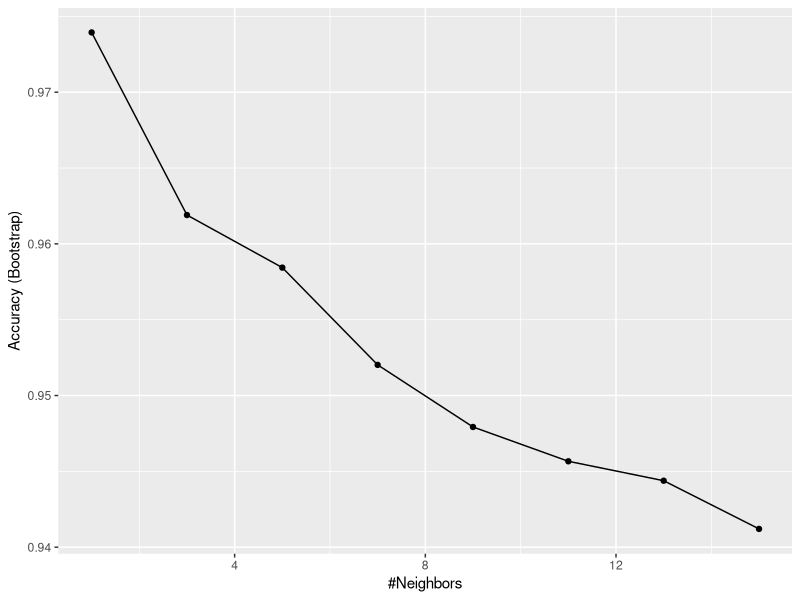
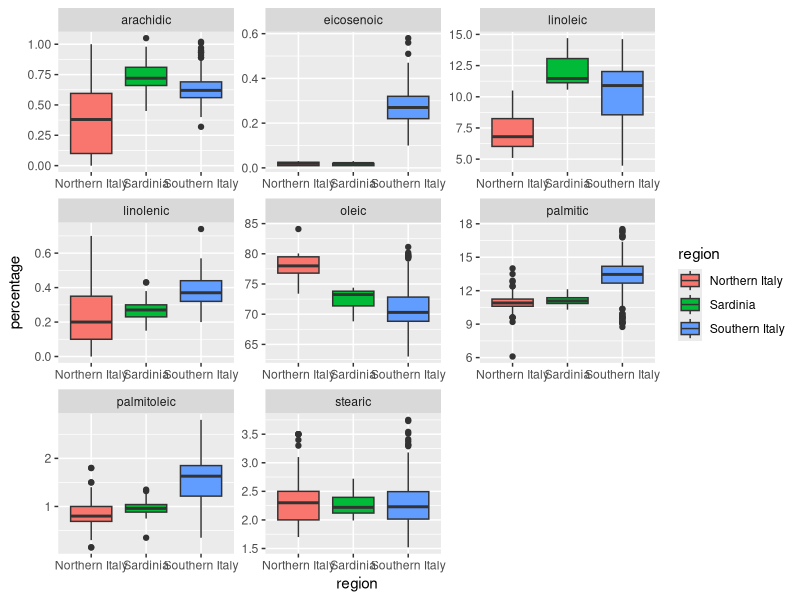
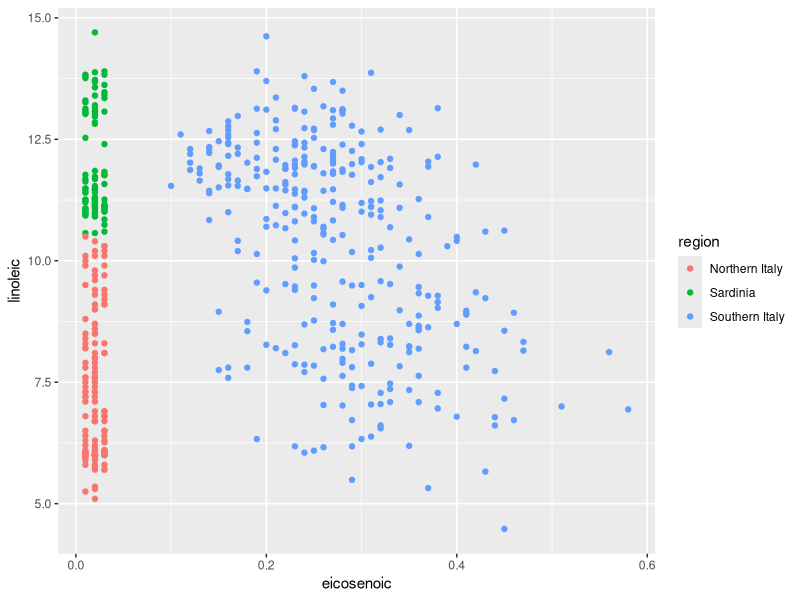
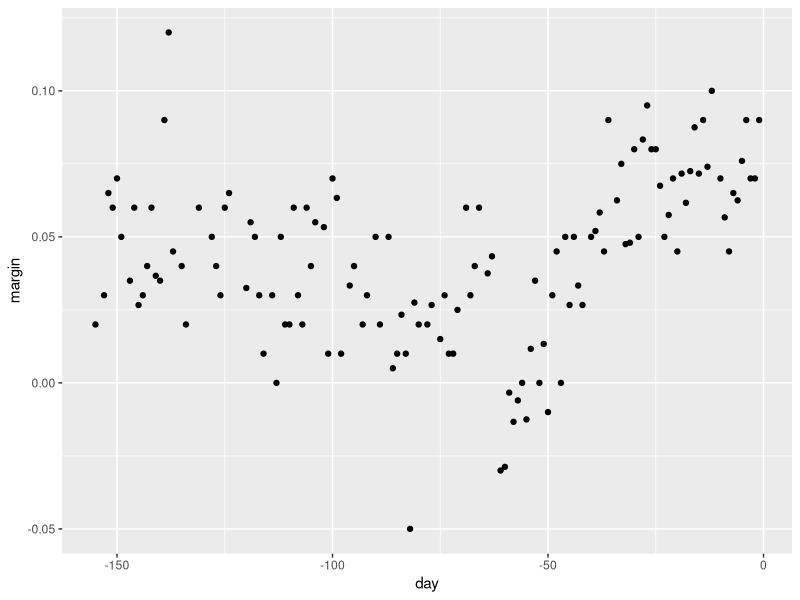
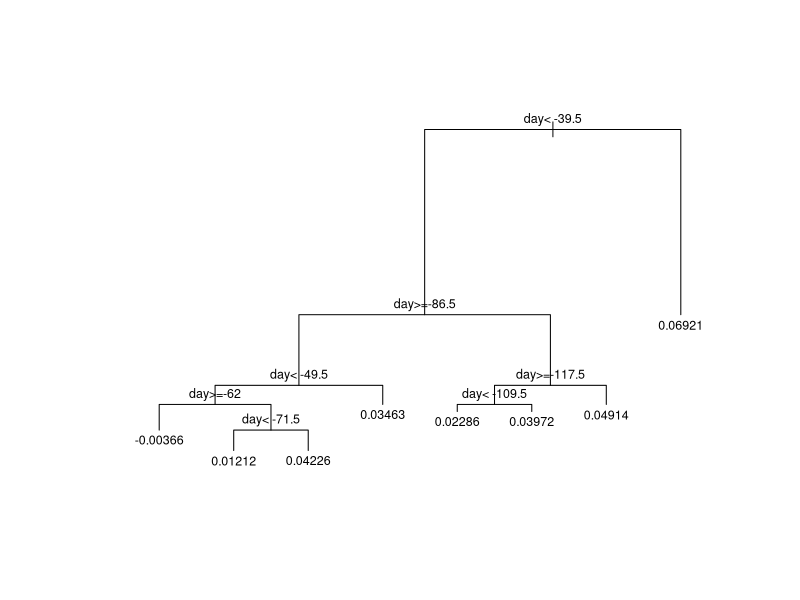
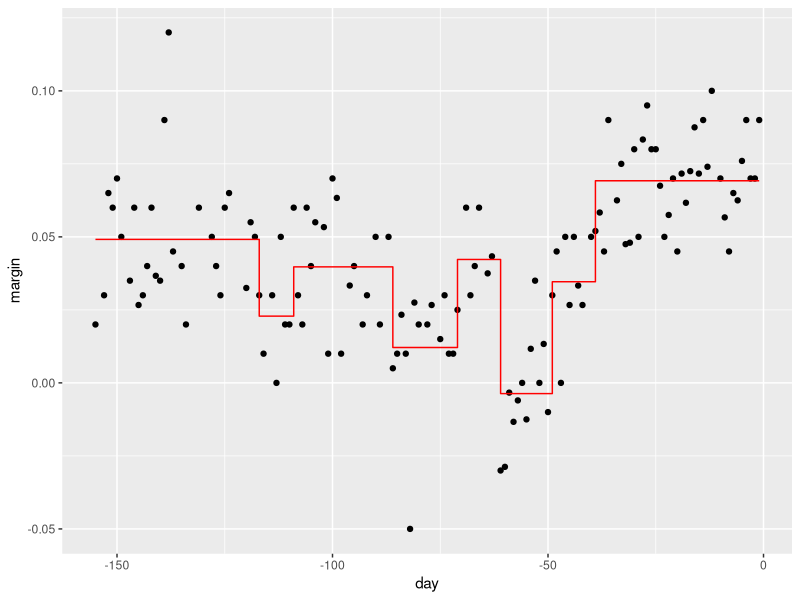
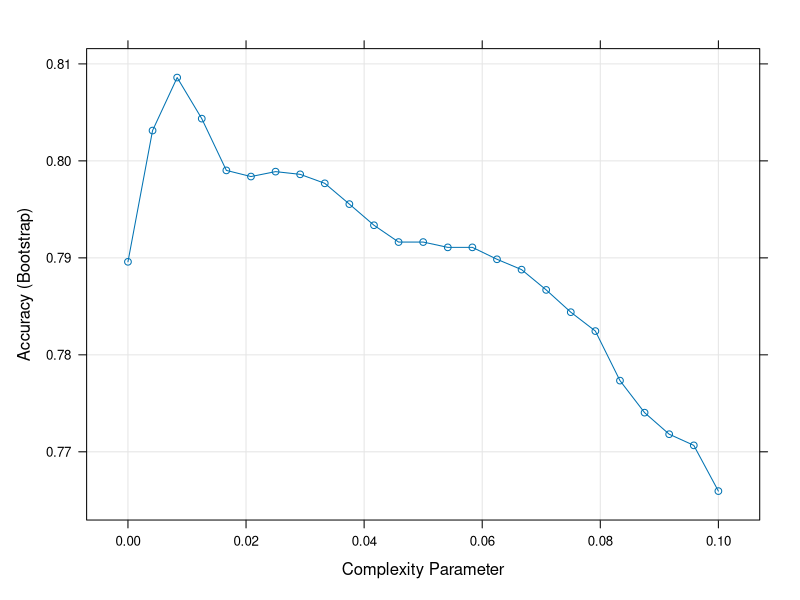
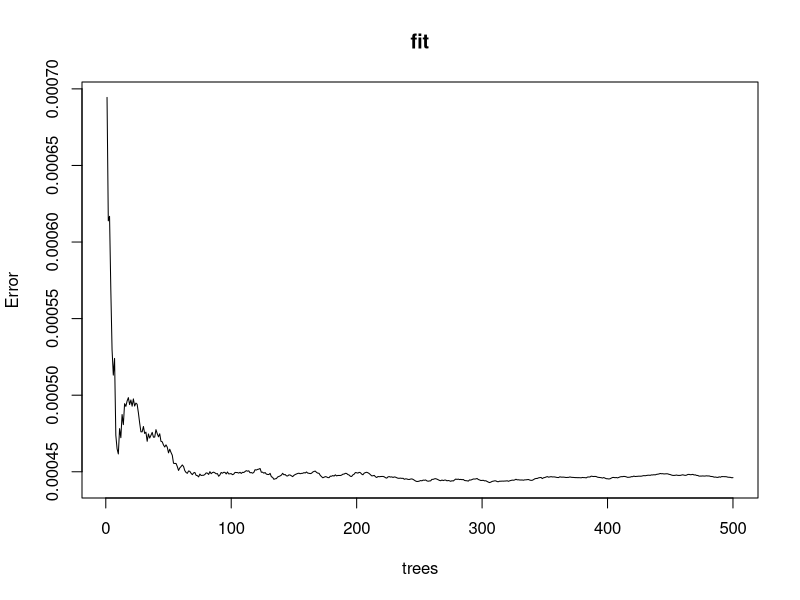

Write R code to recreate these figures, in order. (Note: this script raises an error after producing the figures.)
library(dslabs)
library(tidyverse)
data("olive")
head(olive) # 8 fatty acids
# For illustrative purpose, we'll try to predict the region using the fatty acid composition values as
# predictors. It's either Northern Italy, Sardinia, or Southern Italy.
table(olive$region)

# remove area column because we don't use it as a predictor
olive <- select(olive, -area)

# using Knn from caret
library(caret)
fit <- train(region ~ ., method = "knn", 
             tuneGrid = data.frame(k = seq(1, 15, 2)), data = olive)
fit$results$Accuracy
ggplot(fit)

# Distribution of each predictor stratified by region
olive %>% gather(fatty_acid, percentage, -region) %>%
  ggplot(aes(region, percentage, fill = region)) +
  geom_boxplot() +
  facet_wrap(~fatty_acid, scales = "free")

# from review of distribution: eico only in S Italy, linoleic separates N Italy from Sardinia
p <- olive %>% 
  ggplot(aes(eicosenoic, linoleic, color = region)) + 
  geom_point()
p

## Regression tree using 2008 US poll data with continuous outcome
data("polls_2008")
qplot(day, margin, data = polls_2008)

# partition space using rpart
library(rpart)
fit <- rpart(margin ~ ., data = polls_2008)
# show decision tree with partitions
plot(fit, margin = 0.1)
text(fit, cex = 0.75)
# show partitions on data - Note that we can prune tree by snipping of partitions 
# that do not meet a cp criterion:
pruned_fit <- prune(fit, cp = 0.01)
polls_2008 %>% 
  mutate(y_hat = predict(pruned_fit)) %>% 
  ggplot() +
  geom_point(aes(day, margin)) +
  geom_step(aes(day, y_hat), col="red")


## Classification or Decision Trees for categorical data.
train_rpart <- train(y ~ ., method = "rpart", 
                     tuneGrid = data.frame(cp = seq(0.0, 0.1, len = 25)),
                     data = mnist_27$train)
plot(train_rpart)
confusionMatrix(predict(train_rpart, mnist_27$test),
                mnist_27$test$y)$overall["Accuracy"]

## Random Forests
library(randomForest)
fit <- randomForest(margin ~., data = polls_2008) 
plot(fit) # error converges quickly by 200
polls_2008 %>%
  mutate(y_hat = predict(fit, newdata = polls_2008)) %>% 
  ggplot() +
  geom_point(aes(day, margin)) +
  geom_line(aes(day, y_hat), col="red")

# applying random forests to 2 or 7 problem
library(randomForest)
train_rf <- randomForest(y ~ ., data=mnist_27$train)

confusionMatrix(predict(train_rf, mnist_27$test),
                mnist_27$test$y)$overall["Accuracy"]

# conditional probabilities
library(gam)
# plot_cond_prob(predict(train_rf, mnist_27$true_p, type = "prob")[,2])
# plot_cond_prob - user defined function

# using different random forest method - Rborist
fit <- train(y ~ .,
             method = "Rborist",
             tuneGrid = data.frame(predFixed = 2, minNode = c(3, 50)),
             data = mnist_27$train)
confusionMatrix(predict(fit, mnist_27$test), mnist_27$test$y)$overall["Accuracy"]


### Comprehension check: Trees and Random Forests
# Q1.
library(rpart)
library(tidyverse)
n <- 1000
sigma <- 0.25
x <- rnorm(n, 0, 1)
y <- 0.75 * x + rnorm(n, 0, sigma)
dat <- data.frame(x = x, y = y)
# Which code correctly uses rpart to fit a regression tree and saves the result to fit?
fit <- rpart(y ~ ., data = dat)

# Q2 Which of the following plots correctly shows the final tree obtained in Q1?
plot(fit)
text(fit, cex = 0.75)

# Q3 Below is most of the code to make a scatter plot of y versus x along with the predicted values 
# based on the fit. Which line of code should be used to replace #BLANK in the code above?

dat %>% 
  mutate(y_hat = predict(fit)) %>% 
  ggplot() +
  geom_point(aes(x, y)) +
  geom_step(aes(x, y_hat), col=2)   #BLANK


# Q4 Now run Random Forests instead of a regression tree using randomForest from the __randomForest__ 
# package, and remake the scatterplot with the prediction line. Part of the code is provided for you below.
library(randomForest)
fit <- randomForest(y ~ x, data = dat) #BLANK 
  dat %>% 
  mutate(y_hat = predict(fit)) %>% 
  ggplot() +
  geom_point(aes(x, y)) +
  geom_step(aes(x, y_hat), col = 2)

  
# Q5 Use the plot function to see if the Random Forest from Q4 has converged or if we need more trees.
# Which is the correct plot to assess whether the Random Forest has converged?  
plot(fit)  


# Q6 It seems that the default values for the Random Forest result in an estimate that is too flexible 
# (unsmooth). Re-run the Random Forest but this time with a node size of 50 and a maximum of 25 nodes. 
# Remake the plot. Part of the code is provided for you below.


library(randomForest)
fit <- randomForest(y ~ x, data = dat, nodesize = 50, maxnodes = 25) #BLANK
dat %>% 
  mutate(y_hat = predict(fit)) %>% 
  ggplot() +
  geom_point(aes(x, y)) +
  geom_step(aes(x, y_hat), col = 2)
  


  
### Caret Package - demonstration using 2 or 7 data
library(dslabs)
  library(tidyverse)
data("mnist_27")  
library(caret)
train_glm <- train(y ~ ., method = "glm", data = mnist_27$train)    
train_knn <- train(y ~ ., method = "knn", data = mnist_27$train)   

# predict using predict.train function
y_hat_glm <- predict.train(train_glm, mnist_27$test, type = "raw")
y_hat_knn <- predict.train(train_knn, mnist_27$test, type = "raw")  
confusionMatrix(y_hat_glm, mnist_27$test$y)$overall["Accuracy"]  
confusionMatrix(y_hat_knn, mnist_27$test$y)$overall["Accuracy"]  
    
  
## Tuning parameters with Caret
getModelInfo("knn")

# quick look up
modelLookup("knn")

# view results of X-validation using train using 'highlight' to highlight parameter optimising
# algorithm on default values
ggplot(train_knn, highlight = TRUE) # optimises at k=9

# to try for a different k use tuneGrid
train_knn <- train(y ~ ., method = "knn",
                   data = mnist_27$train,
                   tuneGrid = data.frame(k = seq(9, 71, 2)))
ggplot(train_knn, highlight = TRUE)
train_knn$bestTune # best k
# best model
train_knn$finalModel

# testing for accuracy of X-validation using the test set
confusionMatrix(predict(train_knn, mnist_27$test, type = "raw"), 
                mnist_27$test$y)$overall["Accuracy"]


# using trainControl to do 10 fold X-validation
control <- trainControl(method = "cv", number = 10, p = .9)
train_knn_cv <- train(y ~ ., method = "knn",
                      data = mnist_27$train,
                      tuneGrid = data.frame(k = seq(9, 71, 2)),
                      trControl = control)
ggplot(train_knn_cv, highlight = TRUE)
train_knn$bestTune # best k = 45

# std dev bars from X-validation samples
train_knn$results %>% 
  ggplot(aes(x = k, y = Accuracy)) +
  geom_line() +
  geom_point() +
  geom_errorbar(aes(x = k, 
                    ymin = Accuracy - AccuracySD, 
                    ymax = Accuracy + AccuracySD))

## try loess for smoother conditional probability boundary
library(gam)
modelLookup("gamLoess")

grid <- expand.grid(span = seq(0.15, 0.65, len = 10), degree = 1)

train_loess <- train(y ~ ., 
                     method = "gamLoess", 
                     tuneGrid=grid,
                     data = mnist_27$train)
ggplot(train_loess, highlight = TRUE)

confusionMatrix(predict(train_knn, mnist_27$test, type = "raw"), 
                mnist_27$test$y)$overall["Accuracy"]
# plot_cond_prob(predict(train_loess, mnist_27$true_p, type = "prob")[,2])
# user defined function - not available


### Comprehension check: Caret package

# Q1 In the exercise in Q6 from Comprehension Check: Trees and Random Forests, we saw that changing 
# nodesize to 50 and setting maxnodes to 25 yielded smoother results. Let's use the train function to 
# help us pick what the values of nodesize and maxnodes should be.
# From the caret description of methods, we see that we can't tune the maxnodes parameter or the nodesize 
# argument with randomForests. So we will use the __Rborist__ package and tune the minNode argument. 
# Use the train function to try values minNode <- seq(25, 100, 25). Set the seed to 1.
library(rpart)
library(tidyverse)
set.seed(1)
n <- 1000
sigma <- 0.25
x <- rnorm(n, 0, 1)
y <- 0.75 * x + rnorm(n, 0, sigma)
dat <- data.frame(x = x, y = y)

library(randomForest)
train_Rborist <- train(y ~ x,
                       method = "Rborist",
                       data = dat,
                       tuneGrid = data.frame(predFixed = 1, minNode = seq(25, 100, 25)))
ggplot(train_Rborist, highlight = TRUE)
train_Rborist$bestTune


# Q2 Part of the code to make a scatterplot along with the prediction from the best fitted model is provided 
# below.

library(caret)
dat %>% 
  mutate(y_hat = predict(train_Rborist)) %>% 
  ggplot() +
  geom_point(aes(x, y)) +
  geom_step(aes(x, y_hat), col = 2)#BLANK


# Q3 Use the rpart function to fit a classification tree to the tissue_gene_expression dataset. Use the 
# train function to estimate the accuracy. Try out cp values of seq(0, 0.1, 0.01). Plot the accuracies to 
# report the results of the best model. Set the seed to 1991.
# Which value of cp gives the highest accuracy?
library(dslabs)
data("tissue_gene_expression")

y <- tissue_gene_expression$y
x <- tissue_gene_expression$x
set.seed(1991)
train_rpart <- train(x,y, method = "rpart",
                     tuneGrid = data.frame(cp = seq(0, 0.1, 0.01)))
                    
plot(train_rpart)

# Q4 Study the confusion matrix for the best fitting classification tree from the exercise in Q3.
# What do you observe happening for the placenta samples?
confusionMatrix(train_rpart)

# Q5 Note that there are only 6 placentas in the dataset. By default, rpart requires 20 observations before 
# splitting a node. That means that it is difficult to have a node in which placentas are the majority. 
# Rerun the analysis you did in the exercise in Q3, but this time, allow rpart to split any node by using 
# the argument control = rpart.control(minsplit = 0). Look at the confusion matrix again to determine whether
# the accuracy increases. Again, set the seed to 1991. What is the accuracy now?

y <- tissue_gene_expression$y
x <- tissue_gene_expression$x
set.seed(1991)
train_rpart <- train(x,y, method = "rpart",
                     tuneGrid = data.frame(cp = seq(0, 0.1, 0.01)),
                     control = rpart.control(minsplit = 0))
plot(train_rpart)
confusionMatrix(train_rpart)


# Q6 Plot the tree from the best fitting model of the analysis you ran in Q5.
# Which gene is at the first split?

fit <- rpart(y~x, data = tissue_gene_expression)
plot(fit)
text(fit)

# Q7 We can see that with just seven genes, we are able to predict the tissue type. Now let's see if we can
# predict the tissue type with even fewer genes using a Random Forest. Use the train function and the rf 
# method to train a Random Forest. Try out values of mtry ranging from seq(50, 200, 25) (you can also 
# explore other values on your own). What mtry value maximizes accuracy? To permit small nodesize to grow as 
# we did with the classification trees, use the following argument: nodesize = 1.
# Note: This exercise will take some time to run. If you want to test out your code first, try using smaller 
# values with ntree. Set the seed to 1991 again.

library(rpart)
library(tidyverse)
library(dslabs)
library(caret)
library(randomForest)
data("tissue_gene_expression")
y <- tissue_gene_expression$y
x <- tissue_gene_expression$x
set.seed(1991)
train_rf <- train(x,y, method = "rf",
                     tuneGrid = data.frame(mtry = seq(50, 200, 25)))
ggplot(train_rf, highlight = TRUE)
train_rf$bestTune

# Q8 Use the function varImp on the output of train and save it to an object called imp.
# imp <- #BLANK
# imp
imp <- varImp(train_rf, useModel = FALSE, scale = FALSE) 
imp

varImp(train_rf)


# Q9. The rpart model we ran above produced a tree that used just seven predictors. Extracting the predictor 
# names is not straightforward, but can be done. If the output of the call to train was fit_rpart, we can 
# extract the names like this:

# tree_terms <- as.character(unique(fit_rpart$finalModel$frame$var[!(fit_rpart$finalModel$frame$var == "<leaf>")]))
# tree_terms

# Calculate the variable importance in the Random Forest call for these seven predictors and examine where 
# they rank. What is the importance of the CFHR4 gene in the Random Forest call?

# What is the rank of the CFHR4 gene in the Random Forest call?

# set.seed(1991)
# data("tissue_gene_expression")
# 
# fit_rpart <- with(tissue_gene_expression, 
#                   train(x, y, method = "rpart",
#                         tuneGrid = data.frame(cp = seq(0, 0.10, 0.01)),
#                         control = rpart.control(minsplit = 0)))

tree_terms <- as.character(unique(fit_rpart$finalModel$frame$var[!(fit_rpart$finalModel$frame$var == "<leaf>")]))
tree_terms

varImp(fit_rpart)

set.seed(1991)
library(randomForest)
fit <- with(tissue_gene_expression, 
            train(x, y, method = "rf", 
                  nodesize = 1,
                  tuneGrid = data.frame(mtry = seq(50, 200, 25))))
tree_terms <- as.character(unique(fit$finalModel$frame$var[!(fit$finalModel$frame$var == "<leaf>")]))
tree_terms
varImp(fit)
